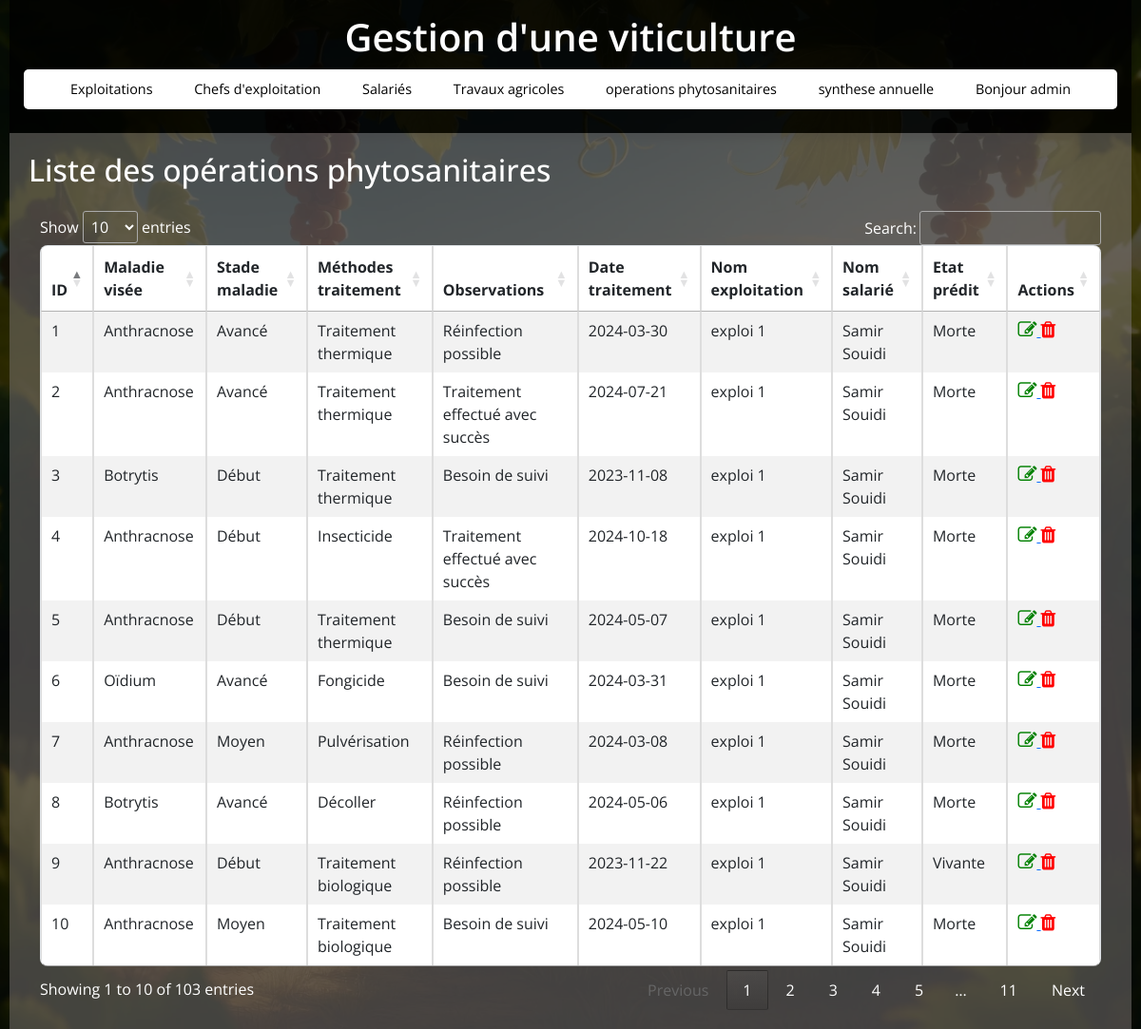
The page /operations_phytosanitaires (signed in) on the database as committed earlier.
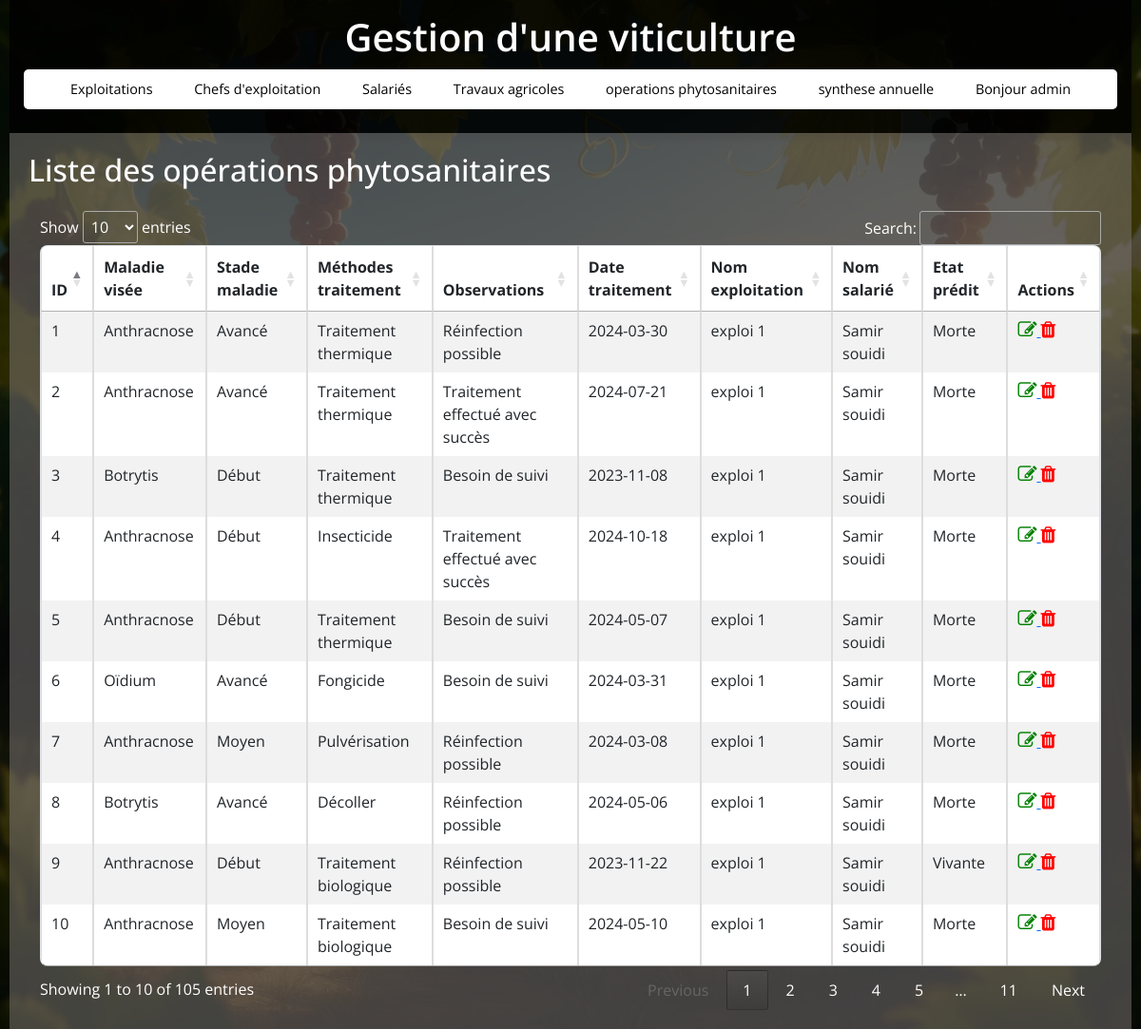
The same page on the database as committed later.
### tables this page shows
CREATE TABLE operations_phytosanitaires (
                    id_operation_sanitaire INTEGER PRIMARY KEY,
                    maladie_visee TEXT,
                    stade_maladie TEXT,
                    methodes_traitement TEXT,
                    observations TEXT,
                    etat TEXT,
                    date_traitement,
                    id_exploitation INTEGER,
                    id_salarie INTEGER,
                    FOREIGN KEY(id_exploitation) REFERENCES exploitations(id_exploitation),
                    FOREIGN KEY(id_salarie) REFERENCES salaries(id_salarie)
                );

CREATE TABLE salaries (
                    id_salarie INTEGER PRIMARY KEY,
                    identifiant_sal TEXT,
                    nom_salarie TEXT,
                    prenom_salarie TEXT,
                    date_embauche TEXT,
                    id_exploitation INTEGER,
                    FOREIGN KEY(id_exploitation) REFERENCES exploitations(id_exploitation)
                );

CREATE TABLE exploitations (
                    id_exploitation INTEGER PRIMARY KEY,
                    nom_exploitation TEXT,
                    superficie REAL
                );

### app.py (the view)
@app.route('/operations_phytosanitaires')
def operations_phytosanitaires():
    if 'user_id' not in session:
        return redirect(url_for('login'))
    conn = get_db_connection()
    operations_phytosanitaires = conn.execute(f'''
                    SELECT * FROM operations_phytosanitaires
                    join exploitations on exploitations.id_exploitation=operations_phytosanitaires.id_exploitation
                    join salaries on salaries.id_salarie=operations_phytosanitaires.id_salarie
                    ''').fetchall()
    conn.close()
    return render_template('operations_phytosanitaires.html', operations_phytosanitaires=operations_phytosanitaires)

### app.py (called while the page is built)
def get_db_connection():
    conn = sqlite3.connect(DB_NAME)
    conn.row_factory = sqlite3.Row  # Retourne les résultats sous forme de dictionnaire
    return conn

### templates/operations_phytosanitaires.html (shortened to what this page needs)
{% extends 'base.html' %}
{% block content %}
    <h2>Liste des opérations phytosanitaires</h2>
    <div class="container mt-4">
        <div class="table-responsive">
            <table id="operations_phytosanitairesTable" class="table table-striped table-bordered">
                <thead>
                    <tr>
                        <th>ID</th>
                        <th>Maladie visée</th>
                        <th>Stade maladie</th>
                        <th>Méthodes traitement</th>
                        <th>Observations</th>
                        <th>Date traitement</th>
                        <th>Nom exploitation</th>
                        <th>Nom salarié</th>
                        <th>Etat prédit</th>
                        <th>Actions</th>
                    </tr>
                </thead>
                <tbody>
                    {% for operation in operations_phytosanitaires %}
                    <tr>
                        <td>{{ operation.id_operation_sanitaire }}</td>
                        <td>{{ operation.maladie_visee }}</td>
                        <td>{{ operation.stade_maladie }}</td>
                        <td>{{ operation.methodes_traitement }}</td>
                        <td>{{ operation.observations }}</td>
                        <td>{{ operation.date_traitement }}</td>
                        <td>{{ operation.nom_exploitation }}</td>
                        <td>{{ operation.nom_salarie }} {{ operation.prenom_salarie }}</td>
                        <td>{{ operation.etat }}</td>
                        <td>
                            <a href="{{ url_for('edit_operation', id=operation.id_operation_sanitaire) }}">
                                <i class="fa fa-edit" style="font-size:20px;color:green"></i>
                            </a>
                            <a href="{{ url_for('delete_operation_phytosanitaire', id=operation.id_operation_sanitaire) }}">
                                <i class="fa fa-trash" style="font-size:20px;color:red;"></i>
                            </a>
                        </td>
                    </tr>
                    {% endfor %}
                </tbody>
            </table>
        </div>
    </div>
{% endblock %}

Rows that differ between the two databases and show on the page:
changed through a linked row, operations_phytosanitaires id 1: prenom_salarie "Souidi" → "souidi"
changed through a linked row, operations_phytosanitaires id 2: prenom_salarie "Souidi" → "souidi"
changed through a linked row, operations_phytosanitaires id 3: prenom_salarie "Souidi" → "souidi"
changed through a linked row, operations_phytosanitaires "Insecticide": prenom_salarie "Souidi" → "souidi"
changed through a linked row, operations_phytosanitaires id 5: prenom_salarie "Souidi" → "souidi"
changed through a linked row, operations_phytosanitaires "Oïdium": prenom_salarie "Souidi" → "souidi"
changed through a linked row, operations_phytosanitaires "Pulvérisation": prenom_salarie "Souidi" → "souidi"
changed through a linked row, operations_phytosanitaires "Décoller": prenom_salarie "Souidi" → "souidi"
changed through a linked row, operations_phytosanitaires "Vivante": prenom_salarie "Souidi" → "souidi"
changed through a linked row, operations_phytosanitaires id 10: prenom_salarie "Souidi" → "souidi"
Other text that changed with them:
text written by a page script: "Show entries Search: Showing 1 to 10 of 103 entries Previous 1 2 3 4 5 … 11 Next" → "Show entries Search: Showing 1 to 10 of 105 entries Previous 1 2 3 4 5 … 11 Next"
